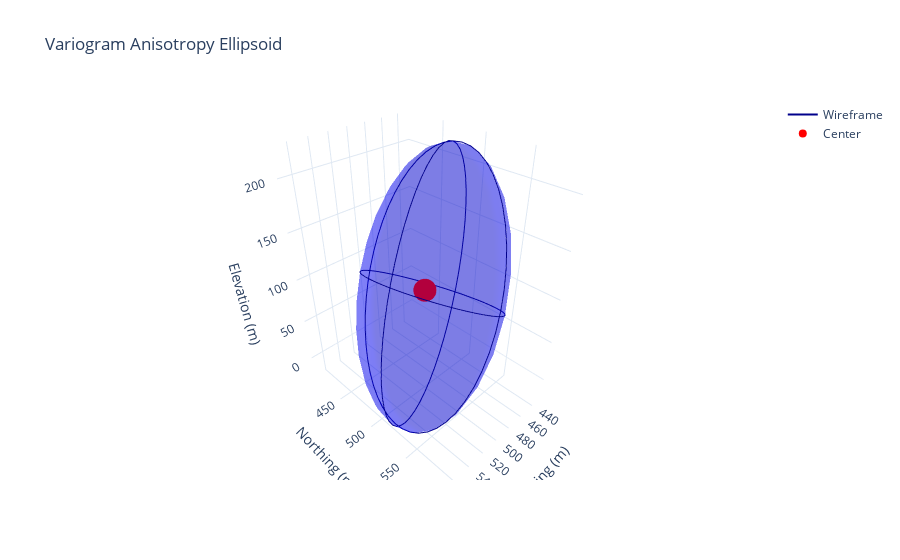

Notebook code cell kept with this figure:
### Markdown cell above
### Visualizing Ellipsoids with Plotly

The `Ellipsoid` class provides methods for 3D visualization:
- `surface_points()` - Generate mesh points for solid rendering
- `wireframe_points()` - Generate wireframe for lighter visualization

### Code cell
import plotly.graph_objects as go

# Define a center point for visualization
center = (500, 500, 100)  # Example coordinates

# Generate surface mesh points
x_surf, y_surf, z_surf = var_ellipsoid.surface_points(center=center, n_points=25)

# Generate wireframe points
x_wire, y_wire, z_wire = var_ellipsoid.wireframe_points(center=center, n_points=50)

# Create 3D figure
fig = go.Figure()

# Add semi-transparent surface mesh
fig.add_trace(
    go.Mesh3d(
        x=x_surf,
        y=y_surf,
        z=z_surf,
        alphahull=0,
        opacity=0.3,
        color="blue",
        name="Variogram Ellipsoid",
    )
)

# Add wireframe for clearer shape definition
fig.add_trace(
    go.Scatter3d(
        x=x_wire,
        y=y_wire,
        z=z_wire,
        mode="lines",
        line=dict(color="darkblue", width=2),
        name="Wireframe",
    )
)

# Add center point
fig.add_trace(
    go.Scatter3d(
        x=[center[0]],
        y=[center[1]],
        z=[center[2]],
        mode="markers",
        marker=dict(size=8, color="red"),
        name="Center",
    )
)

fig.update_layout(
    title="Variogram Anisotropy Ellipsoid",
    scene=dict(
        xaxis_title="Easting (m)",
        yaxis_title="Northing (m)",
        zaxis_title="Elevation (m)",
        aspectmode="data",  # Equal aspect ratio
    ),
    template="plotly_white",
)

fig.show()

### Figure 1 — Plotly figure (JSON) as saved in the notebook; plotly's stock layout.template omitted (floating-point values rounded to 4 significant figures; data arrays with more than 128 entries replaced by an {"elided": "..."} marker saying what was removed)
{"data": [{"alphahull": 0, "color": "blue", "name": "Variogram Ellipsoid", "opacity": 0.3, "type": "mesh3d", "x": {"elided": "625 float values"}, "y": {"elided": "625 float values"}, "z": {"elided": "625 float values"}}, {"line": {"color": "darkblue", "width": 2}, "mode": "lines", "name": "Wireframe", "type": "scatter3d", "x": {"elided": "153 float values"}, "y": {"elided": "153 float values"}, "z": {"elided": "153 float values"}}, {"marker": {"color": "red", "size": 8}, "mode": "markers", "name": "Center", "type": "scatter3d", "x": [500], "y": [500], "z": [100]}], "layout": {"scene": {"aspectmode": "data", "xaxis": {"title": {"text": "Easting (m)"}}, "yaxis": {"title": {"text": "Northing (m)"}}, "zaxis": {"title": {"text": "Elevation (m)"}}}, "title": {"text": "Variogram Anisotropy Ellipsoid"}}}
